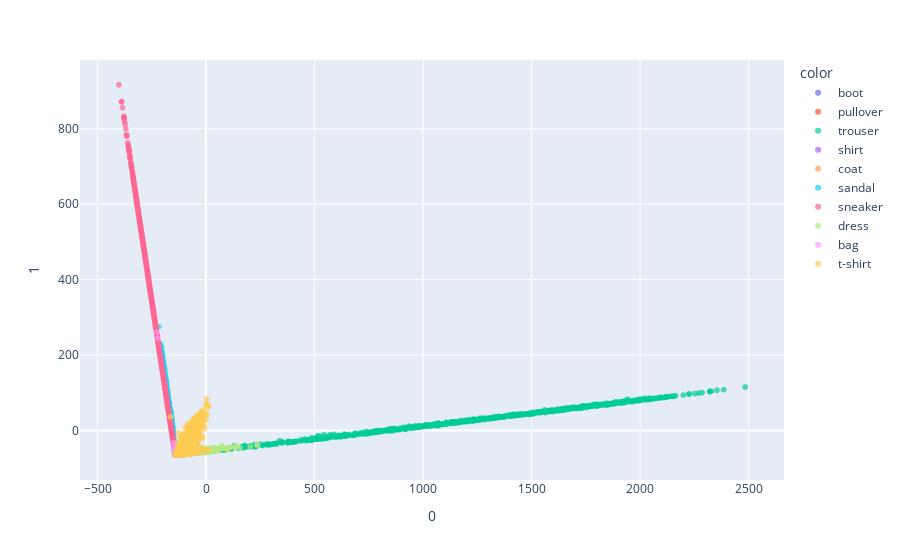

The code cell stored with this chart in its notebook:
### Markdown cell above
### PCA

### Code cell
### Get the encoded representation of the test samples
encoded_samples = []
for sample in tqdm(test_dataset):
    img = sample[0].unsqueeze(0).to(device)
    label = sample[1]
    # Encode image
    encoder10.eval()
    with torch.no_grad():
        encoded_img  = encoder10(img)
    # Append to list
    encoded_img = encoded_img.flatten().cpu().numpy()
    encoded_sample = {f"Enc. Variable {i}": enc for i, enc in enumerate(encoded_img)}
    encoded_sample['label'] = label
    encoded_samples.append(encoded_sample)

encoded_samples = pd.DataFrame(encoded_samples)

from sklearn.decomposition import PCA

pca = PCA(n_components=2)
encoded_samples_reduced_PCA = pca.fit_transform(encoded_samples)
import plotly.express as px
fig2a = px.scatter(encoded_samples_reduced_PCA, x=0, y =1, 
    color=[label_names[l] for l in encoded_samples.label.to_numpy()], opacity=0.7)
fig2a.show()
#save figure as eps
fig2a.write_image(f'images/10D_finetuned_PCA.eps', width=2000, height=700)

# very interesting but computationally expensive
# pca3 = PCA(n_components=3)
# encoded_samples_reduced_PCA3 = pca3.fit_transform(encoded_samples)
# fig2b = px.scatter_3d(encoded_samples_reduced_PCA3, x=0, y=1, z=2, 
#     color=[label_names[l] for l in encoded_samples.label.to_numpy()], opacity=0.7)
# fig2b.show()

### Figure 1 — Plotly figure (JSON) as saved in the notebook; plotly's stock layout.template omitted (floating-point values rounded to 4 significant figures; data arrays with more than 128 entries replaced by an {"elided": "..."} marker saying what was removed)
{"data": [{"hovertemplate": "color=boot<br>0=%{x}<br>1=%{y}<extra></extra>", "legendgroup": "boot", "marker": {"color": "#636efa", "opacity": 0.7, "symbol": "circle"}, "mode": "markers", "name": "boot", "showlegend": true, "type": "scattergl", "x": {"elided": "1000 float values"}, "xaxis": "x", "y": {"elided": "1000 float values"}, "yaxis": "y"}, {"hovertemplate": "color=pullover<br>0=%{x}<br>1=%{y}<extra></extra>", "legendgroup": "pullover", "marker": {"color": "#EF553B", "opacity": 0.7, "symbol": "circle"}, "mode": "markers", "name": "pullover", "showlegend": true, "type": "scattergl", "x": {"elided": "1000 float values"}, "xaxis": "x", "y": {"elided": "1000 float values"}, "yaxis": "y"}, {"hovertemplate": "color=trouser<br>0=%{x}<br>1=%{y}<extra></extra>", "legendgroup": "trouser", "marker": {"color": "#00cc96", "opacity": 0.7, "symbol": "circle"}, "mode": "markers", "name": "trouser", "showlegend": true, "type": "scattergl", "x": {"elided": "1000 float values"}, "xaxis": "x", "y": {"elided": "1000 float values"}, "yaxis": "y"}, {"hovertemplate": "color=shirt<br>0=%{x}<br>1=%{y}<extra></extra>", "legendgroup": "shirt", "marker": {"color": "#ab63fa", "opacity": 0.7, "symbol": "circle"}, "mode": "markers", "name": "shirt", "showlegend": true, "type": "scattergl", "x": {"elided": "1000 float values"}, "xaxis": "x", "y": {"elided": "1000 float values"}, "yaxis": "y"}, {"hovertemplate": "color=coat<br>0=%{x}<br>1=%{y}<extra></extra>", "legendgroup": "coat", "marker": {"color": "#FFA15A", "opacity": 0.7, "symbol": "circle"}, "mode": "markers", "name": "coat", "showlegend": true, "type": "scattergl", "x": {"elided": "1000 float values"}, "xaxis": "x", "y": {"elided": "1000 float values"}, "yaxis": "y"}, {"hovertemplate": "color=sandal<br>0=%{x}<br>1=%{y}<extra></extra>", "legendgroup": "sandal", "marker": {"color": "#19d3f3", "opacity": 0.7, "symbol": "circle"}, "mode": "markers", "name": "sandal", "showlegend": true, "type": "scattergl", "x": {"elided": "1000 float values"}, "xaxis": "x", "y": {"elided": "1000 float values"}, "yaxis": "y"}, {"hovertemplate": "color=sneaker<br>0=%{x}<br>1=%{y}<extra></extra>", "legendgroup": "sneaker", "marker": {"color": "#FF6692", "opacity": 0.7, "symbol": "circle"}, "mode": "markers", "name": "sneaker", "showlegend": true, "type": "scattergl", "x": {"elided": "1000 float values"}, "xaxis": "x", "y": {"elided": "1000 float values"}, "yaxis": "y"}, {"hovertemplate": "color=dress<br>0=%{x}<br>1=%{y}<extra></extra>", "legendgroup": "dress", "marker": {"color": "#B6E880", "opacity": 0.7, "symbol": "circle"}, "mode": "markers", "name": "dress", "showlegend": true, "type": "scattergl", "x": {"elided": "1000 float values"}, "xaxis": "x", "y": {"elided": "1000 float values"}, "yaxis": "y"}, {"hovertemplate": "color=bag<br>0=%{x}<br>1=%{y}<extra></extra>", "legendgroup": "bag", "marker": {"color": "#FF97FF", "opacity": 0.7, "symbol": "circle"}, "mode": "markers", "name": "bag", "showlegend": true, "type": "scattergl", "x": {"elided": "1000 float values"}, "xaxis": "x", "y": {"elided": "1000 float values"}, "yaxis": "y"}, {"hovertemplate": "color=t-shirt<br>0=%{x}<br>1=%{y}<extra></extra>", "legendgroup": "t-shirt", "marker": {"color": "#FECB52", "opacity": 0.7, "symbol": "circle"}, "mode": "markers", "name": "t-shirt", "showlegend": true, "type": "scattergl", "x": {"elided": "1000 float values"}, "xaxis": "x", "y": {"elided": "1000 float values"}, "yaxis": "y"}], "layout": {"legend": {"title": {"text": "color"}, "tracegroupgap": 0}, "margin": {"t": 60}, "xaxis": {"anchor": "y", "domain": [0, 1], "title": {"text": "0"}}, "yaxis": {"anchor": "x", "domain": [0, 1], "title": {"text": "1"}}}}
